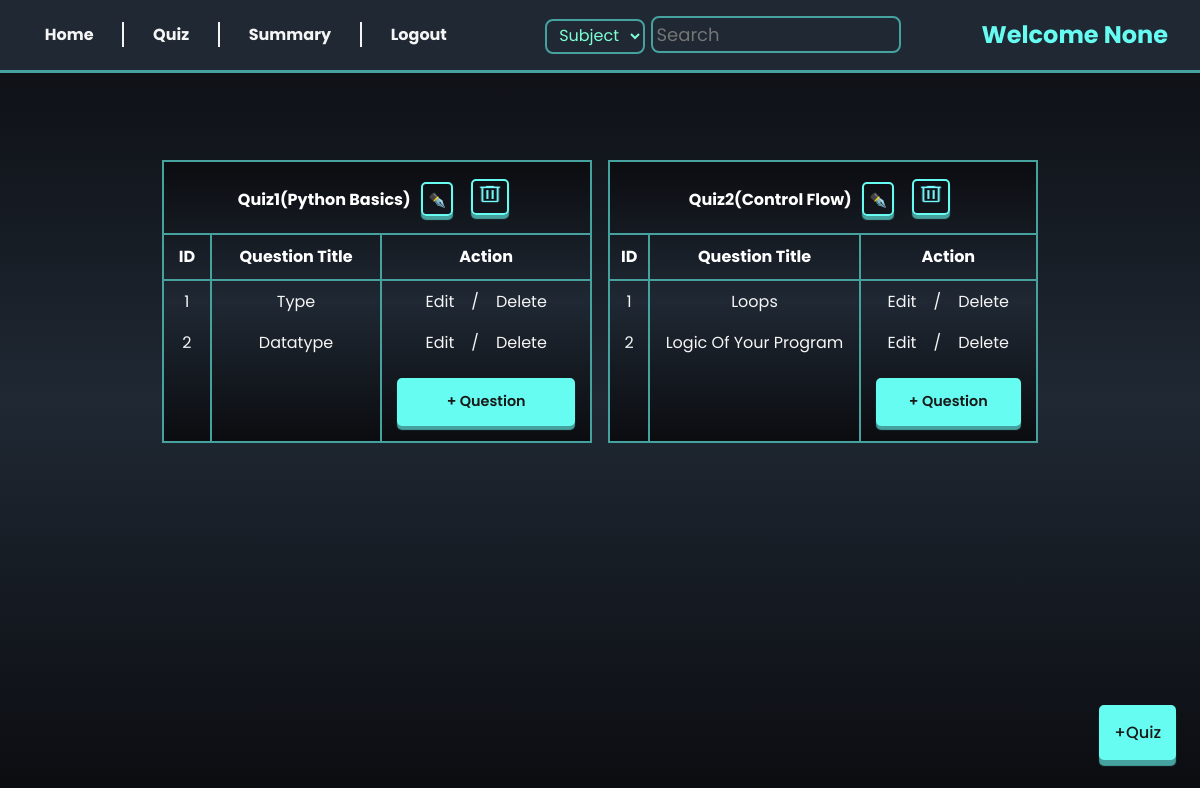
/quiz_management, run on an earlier commit of the app's database.
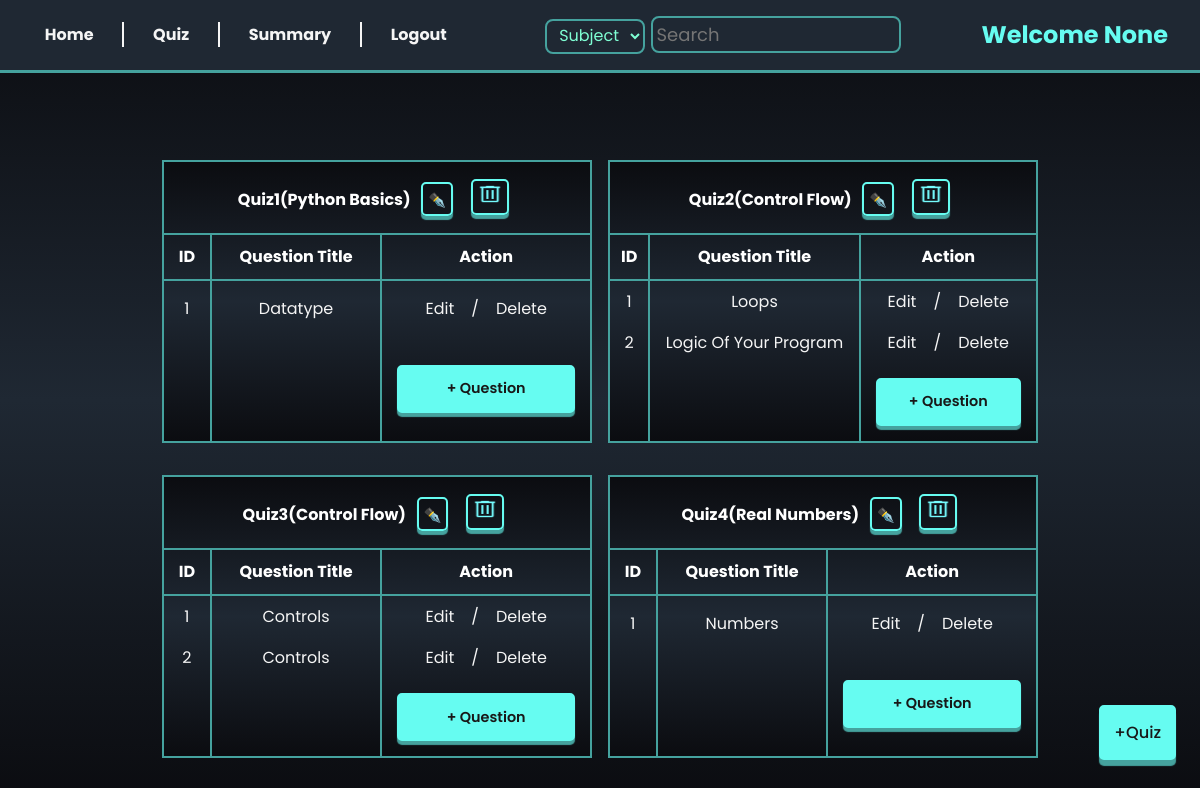
And on a later commit of the database.
### models/models.py (models this page shows)
class Chapter(db.Model):
  id = db.Column(db.Integer, primary_key=True, nullable=False)
  name = db.Column(db.String(50), unique=True, nullable=False)
  description = db.Column(db.String(120), nullable=False)
  subject_id = db.Column(db.Integer, db.ForeignKey('subject.id'), nullable=False)
  questions = db.relationship('Question', backref='chapter', cascade="all, delete-orphan")
  quizes = db.relationship('Quiz', backref='chapter', cascade = "all, delete-orphan")

class Question(db.Model):
  id = db.Column(db.Integer, primary_key=True, nullable=False)
  question_title = db.Column(db.String(255), nullable=False)
  question = db.Column(db.String(120), nullable=False)
  option_1 = db.Column(db.String(120), nullable=False)
  option_2 = db.Column(db.String(120), nullable=False)
  option_3 = db.Column(db.String(120), nullable=False)
  option_4 = db.Column(db.String(120), nullable=False)
  correct_answer = db.Column(db.String(120), nullable=False)
  marks = db.Column(db.Integer(), nullable = False)
  chapter_id = db.Column(db.Integer, db.ForeignKey('chapter.id'), nullable = False)
  quiz_id = db.Column(db.Integer, db.ForeignKey('quiz.id'), nullable = False)

### controllers/routes.py (the view)
@admin_required
@app.route('/quiz_management')
def quiz_dashboard():
    name = session.get('name')
    quizes = Quiz.query.all()
    chapters = Chapter.query.all()
    return render_template('quiz_management.html', name = name, quizes = quizes, chapters = chapters)

### templates/quiz_management.html (shortened to what this page needs)
{% extends 'base.html' %}
{% block content %}
<div class="admin-container">
    {% include 'admin_nav.html'   %}
        <div class="quiz-list">
            {% set quiz_count = namespace(value=0) %}
            {% for quiz in quizes %}
            <table>
                {% for chapter in chapters %}
                {% if quiz.chapter_id == chapter.id %}
                {% set quiz_count.value = quiz_count.value + 1 %}
                <thead>
                    <tr>
                        <th colspan="3">
                            Quiz{{quiz_count.value}}({{chapter.name | title}})
                            <a href="/update_quiz/{{quiz.id}}" class="button" style="display: inline-block; padding: 6px 5px 3px 5px; background: transparent; ">
                                ✒️
                            </a>
                            <a href="/delete_quiz/{{quiz.id}}" class="button" style="display: inline-block; background:transparent; padding: 2px;">
                                <img style="background: transparent; height: 22px; padding: 0; width: 30px;"
                                    src="../static/delete_32dp_75FBFD_FILL0_wght400_GRAD0_opsz40.png" alt="delete" >
                            </a>
                        </th>
                    </tr>
                    <tr>
                        <th>ID</th>
                        <th>Question Title</th>
                        <th>Action</th>
                    </tr>
                </thead>
                <tbody>
                    {% set ques_count = namespace(value=0) %}
                    {% if chapter.questions %}
                        {% for question in chapter.questions %}
                        {% if quiz.id == question.quiz_id %}
                        {% set ques_count.value = ques_count.value + 1 %}
                        <tr>
                            <td>{{ques_count.value}}</td>
                            <td>{{question.question_title | title}}</td>
                            <td> <a href="/update_question/{{question.id}}">Edit</a> / <a href="/delete_question/{{question.id}}">Delete</a></td>
                        </tr>
                        {% endif %}
                        {% endfor %}
                    {% else %}
                    <tr><td colspan="3" style="padding: 10px; border-bottom:2px solid var(--accent-color) ;">No questions added</td></tr>
                    {% endif %}
                    <tr>
                        <td></td>
                        <td></td>
                        <td><a href="/new_question/{{quiz.id}}/{{chapter.id}}" class="button">+ Question</a></td>
                    </tr>
                </tbody>
                {% endif %}
                {% endfor %}
            </table>
            {% endfor %}
        </div>
        <div class="new-subject-icon">
            <a href="{{url_for('new_quiz')}}" class="button">+Quiz</a>
        </div>
</div>
{% endblock %}

### templates/base.html (shortened to what this page needs)
<!DOCTYPE html>
<html lang="en">
<head>
    <link rel="stylesheet" href="{{ url_for('static', filename='styles.css') }}">
</head>
<body>
    {% block content %}
    {% endblock %}
</body>
</html>

### templates/admin_nav.html (shortened to what this page needs)
<nav>
    <div class="navigation">
        <ul>
            <li><a  href="{{ url_for('admin_dashboard' ) }}">Home</a></li>
            <li><a  href="{{ url_for('quiz_dashboard' ) }}">Quiz</a></li>
            <li><a  href="{{ url_for('admin_summary' ) }}">Summary</a></li>
            <li><a  href="{{ url_for('logout' ) }}">Logout</a></li>
        </ul>
    </div>
    <div class="search-greeting">
        <form method="get" action="/searched">
            <select name="category" style="width: 100px;margin-right:3px ;font-size: 1em;
            border: 2px solid var(--box-shadow); height: 35px; border-radius: 8px;">
            <option value="Subject">Subject</option>
            <option value="Quiz">Quiz</option></select>
            <input type="text" name="query" placeholder="Search" style="padding: 3px; font-size: large;">
        </form>
        <h2>Welcome {{name}}</h2>
    </div>
</nav>

### static/styles.css (style rules this page uses)
* { padding: 0; margin: 0; outline: 0; list-style: none; text-decoration: none; font-family: 'Poppins', 'system-ui'; box-sizing: border-box; }
:root { --accent-color:#66fcf1; --box-shadow :#45a29e; --text-color :whitesmoke; --light-shade :#1f2833; --dark-shade :#181818; --background: linear-gradient(#0b0c10,#1f2833,#0b0c10); }
body { overflow-x: hidden; width: 100vw; height: 100vh; background:var(--background); background-repeat: no-repeat; background-size: cover; background-attachment: fixed; display: flex; justify-content: center; align-items: center; color: var(--text-color); }
.button { border:2px solid var(--accent-color); cursor: pointer; box-shadow: 0 6px 1px var(--box-shadow); transition: all 250ms ease; border-radius: 5px; background-color: var(--accent-color); color: var(--dark-shade); font-size: 0.9em; font-weight: 500; }
a { color: var(--text-color); text-align: center; padding: 0.8em; margin-top: 1.5em; }

What changed in the data, as far as the page shows it:
removed Question: value "1", question_title "Type", shown under Chapter "Python Basics"
added Question: option_4 "None", value "1", question_title "Controls"
computed for Question "Datatype": value "2" → "1"
added Quiz: Chapter (value "3", name "Control Flow")
added Question: value "2", question_title "Controls", shown under Chapter "Control Flow"
added Chapter: value "4", name "Real Numbers"
added Question: value "1", question_title "Numbers", shown under "4"
Also different on the page:
{{ name }}: "None" → (not shown)
